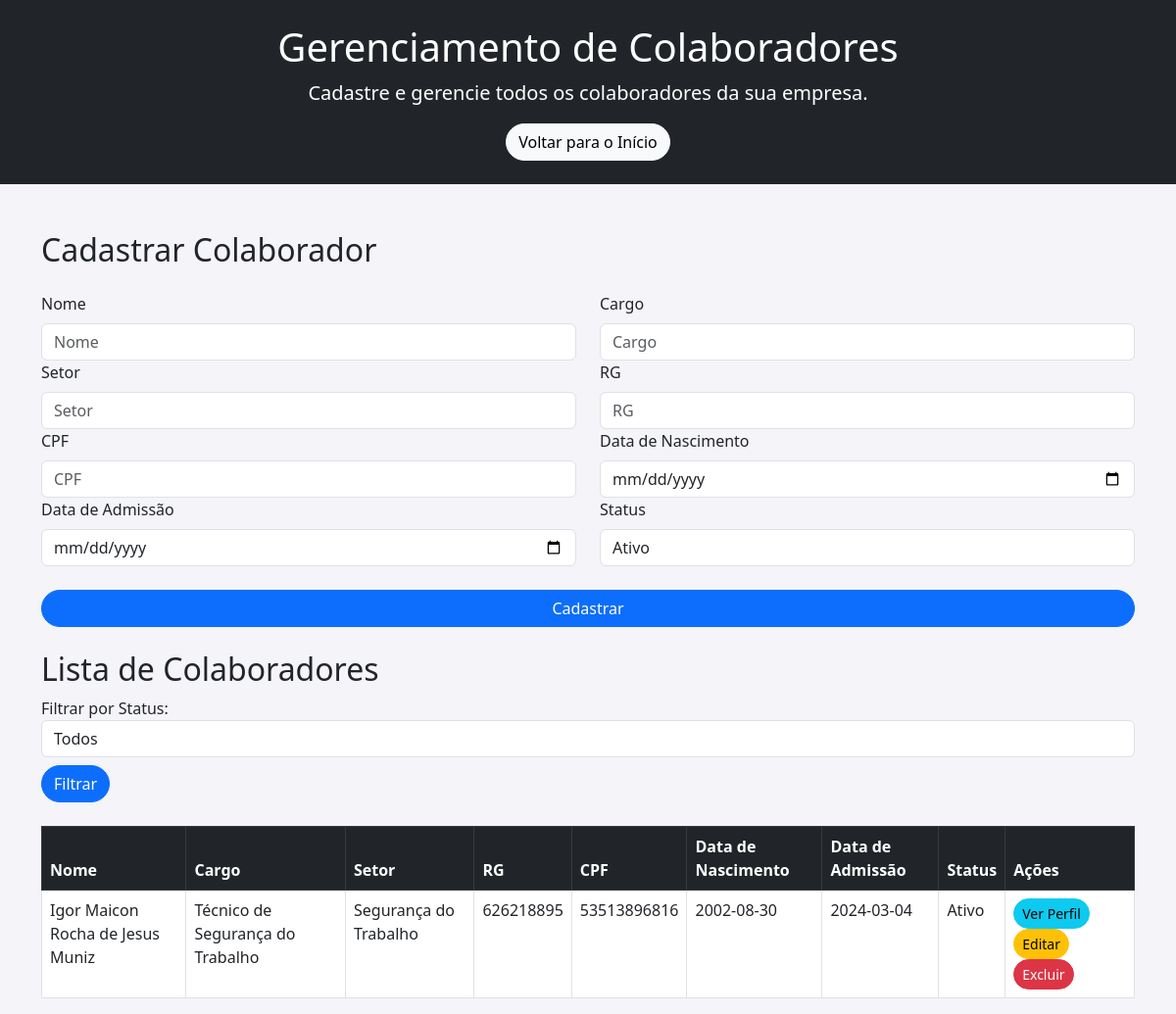
Screenshot of /colaboradores with the database file from the repository.
### tables this page shows
CREATE TABLE colaboradores (
                            id INTEGER PRIMARY KEY AUTOINCREMENT,
                            nome TEXT NOT NULL,
                            cargo TEXT NOT NULL,
                            setor TEXT NOT NULL,
                            rg TEXT NOT NULL,
                            cpf TEXT NOT NULL,
                            nascimento DATE NOT NULL,
                            admissao DATE NOT NULL,
                            status TEXT NOT NULL,
                            desligamento DATE);

### app.py (the view)
@app.route('/colaboradores', methods=["GET"])
def colaboradores():
    status_filter = request.args.get('status_filter', 'todos')
    query = "SELECT * FROM colaboradores"
    params = []
    if status_filter != 'todos':
        query += " WHERE status = ?"
        params.append(status_filter)
    with connect_db() as conn:
        cursor = conn.cursor()
        cursor.execute(query, params)
        colaboradores_data = cursor.fetchall()
    return render_template('colaboradores.html', colaboradores=colaboradores_data, status_filter=status_filter)

### app.py (called while the page is built)
def connect_db():
    return sqlite3.connect('empresa.db')

### templates/colaboradores.html (shortened to what this page needs)
<!DOCTYPE html>
<html lang="pt-br">
<head>
    <link href="https://cdn.jsdelivr.net/npm/bootstrap@5.3.0-alpha1/dist/css/bootstrap.min.css" rel="stylesheet">
    <link rel="stylesheet" href="{{ url_for('static', filename='css/style.css') }}">
</head>
<body>
<header class="bg-dark text-white text-center py-4">
    <h1>Gerenciamento de Colaboradores</h1>
    <p class="lead">Cadastre e gerencie todos os colaboradores da sua empresa.</p>
    <a class="btn btn-light" href="{{ url_for('index') }}">Voltar para o Início</a>
</header>
<main class="container mt-5">
    <h2 class="mb-4">Cadastrar Colaborador</h2>
    <form action="/add_colaborador" method="POST" class="mb-4">
        <div class="row">
            <div class="col-md-6">
                <label for="nome" class="form-label">Nome</label>
                <input type="text" name="nome" class="form-control" placeholder="Nome" required>
            </div>
            <div class="col-md-6">
                <label for="cargo" class="form-label">Cargo</label>
                <input type="text" name="cargo" class="form-control" placeholder="Cargo" required>
            </div>
        </div>
        <div class="row">
            <div class="col-md-6">
                <label for="setor" class="form-label">Setor</label>
                <input type="text" name="setor" class="form-control" placeholder="Setor" required>
            </div>
            <div class="col-md-6">
                <label for="rg" class="form-label">RG</label>
                <input type="text" name="rg" class="form-control" placeholder="RG" required>
            </div>
        </div>
        <div class="row">
            <div class="col-md-6">
                <label for="cpf" class="form-label">CPF</label>
                <input type="text" name="cpf" class="form-control" placeholder="CPF" required>
            </div>
            <div class="col-md-6">
                <label for="nascimento" class="form-label">Data de Nascimento</label>
                <input type="date" name="nascimento" class="form-control" placeholder="Data de Nascimento" required>
            </div>
        </div>
        <div class="row">
            <div class="col-md-6">
                <label for="admissao" class="form-label">Data de Admissão</label>
                <input type="date" name="admissao" class="form-control" placeholder="Data de Admissão" required>
            </div>
            <div class="col-md-6">
                <label for="status" class="form-label">Status</label>
                <select name="status" class="form-control" required>
                    <option value="Ativo">Ativo</option>
                </select>
            </div>
        </div>
        <button type="submit" class="btn btn-primary w-100 mt-4">Cadastrar</button>
    </form>
    <h2>Lista de Colaboradores</h2>
    <div class="mb-4">
        <form action="{{ url_for('colaboradores') }}" method="GET">
            <label for="status_filter">Filtrar por Status:</label>
            <select name="status_filter" id="status_filter" class="form-control">
                <option value="todos" {% if status_filter == 'todos' %}selected{% endif %}>Todos</option>
            </select>
            <button type="submit" class="btn btn-primary mt-2">Filtrar</button>
        </form>
    </div>
    <table class="table table-bordered table-hover">
        <thead class="table-dark">
            <tr>
                <th>Nome</th>
                <th>Cargo</th>
                <th>Setor</th>
                <th>RG</th>
                <th>CPF</th>
                <th>Data de Nascimento</th>
                <th>Data de Admissão</th>
                <th>Status</th>
                <th>Ações</th>
            </tr>
        </thead>
        <tbody>
            {% for colaborador in colaboradores %}
                <tr>
                    <td>{{ colaborador[1] }}</td>
                    <td>{{ colaborador[2] }}</td>
                    <td>{{ colaborador[3] }}</td>
                    <td>{{ colaborador[4] }}</td>
                    <td>{{ colaborador[5] }}</td>
                    <td>{{ colaborador[6] }}</td>
                    <td>{{ colaborador[7] }}</td>
                    <td>{{ colaborador[8] }}</td>
                    <td>
                        <a href="{{ url_for('perfil_colaborador', id=colaborador[0]) }}" class="btn btn-info btn-sm">Ver Perfil</a>
                        <a href="{{ url_for('editar_colaborador', id=colaborador[0]) }}" class="btn btn-warning btn-sm"> Editar</a>
                        <a href="{{ url_for('excluir_colaborador', id=colaborador[0]) }}" class="btn btn-danger btn-sm" onclick="return confirm('Tem certeza que deseja excluir este colaborador?')"> Excluir</a>
                    </td>
                </tr>
            {% endfor %}
        </tbody>
    </table>
</main>
</body>
</html>

### static/css/style.css (style rules this page uses)
body { background-color: #f4f4f9; }
header { background-color: #343a40; color: white; }
.btn { border-radius: 20px; }
.text-center { text-align: center; }
.mt-5 { margin-top: 5rem; }

### rows the page displays
colaboradores: nome "Igor Maicon Rocha de Jesus Muniz", cargo "Técnico de Segurança do Trabalho", setor "Segurança do Trabalho", rg "626218895", cpf "53513896816", nascimento "2002-08-30", admissao "2024-03-04", status "Ativo"
